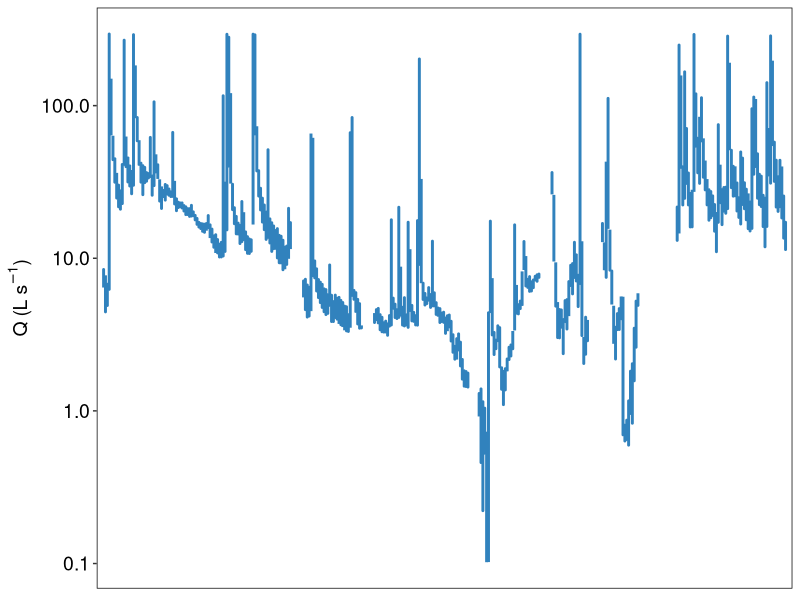
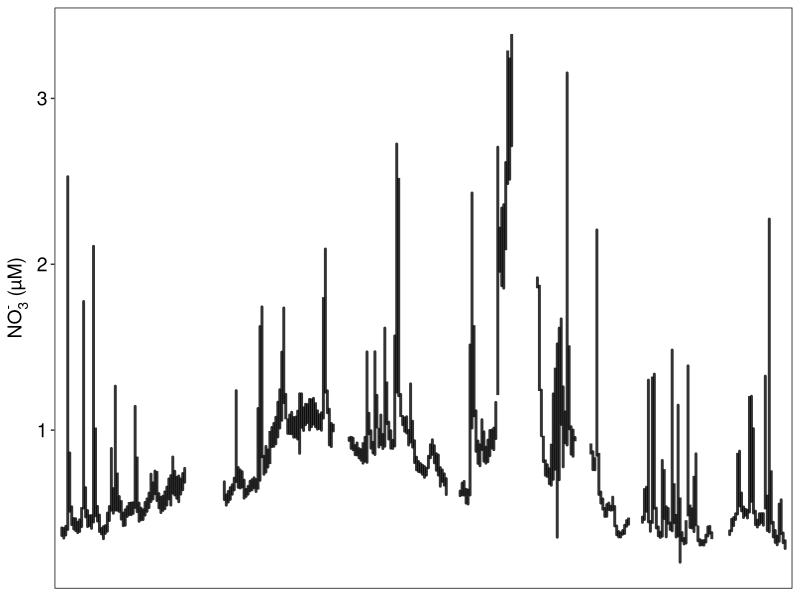
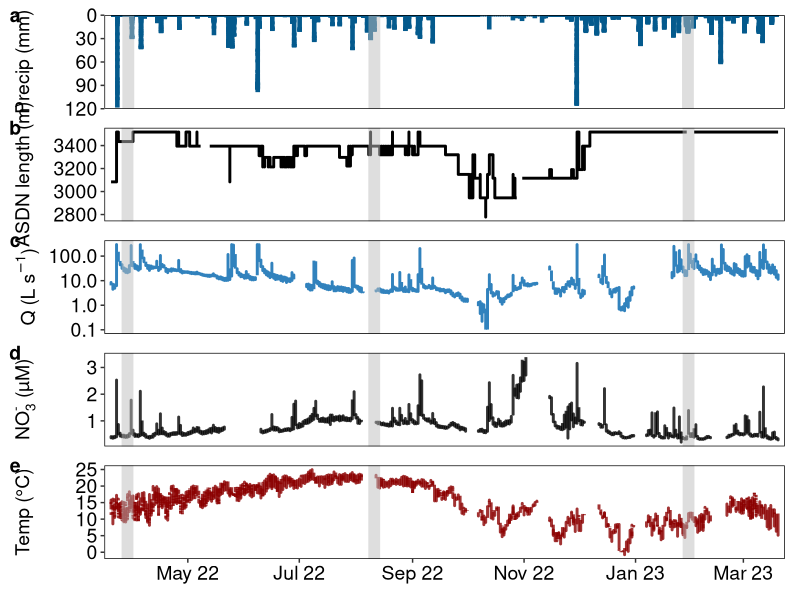

These figures' R source, in order: (Note: this script raises an error after producing the figures.)
#~~~~~~~~~~~~~~~~~~~~~~~~~~~~~~~~~~~~~~~~~~~~~~~~~~~~~~~~~~~~~~~~~~~~~~~~~~~~~~~
##Coder: Kaci Zarek
##Goal: Make figs of time series data
#~~~~~~~~~~~~~~~~~~~~~~~~~~~~~~~~~~~~~~~~~~~~~~~~~~~~~~~~~~~~~~~~~~~~~~~~~~~~~~~
remove(list = ls())

#load packages
library(tidyverse)
library(lubridate)
library(patchwork)


#Import timeseries dataset 
df <- read_csv("01_tidydata/ds01.csv",
  col_types = cols(grabNO3_uM = col_double()))

#~~~~~~~~~~~~~~~~~~~~~~~~~~~~~~~~~~~~~~~~~~~~~~~~~~~~~~~~~~~~~~~~~~~~~~~~~~~~~~~~
#2.0 -- hydrograph -- highest recorded Q was 126 L/s
q <- df %>% 
  filter(Q_Ls >= 0.1) %>% 
  filter(datetime_UTC >= "2022-03-20 00:00:00" & datetime_UTC <= "2023-03-20 17:15:00")

#Continuous Q
continuousQ <- ggplot(q, aes(x = as.Date(datetime_UTC), y = Q_Ls)) +
  geom_line(aes(group = as.Date(datetime_UTC)), lwd = 1,color = "#3182bd") +
  scale_y_continuous(trans = "log10", labels = scales::comma) +
  labs(y = expression("Q (L s"^-1*")"), 
       x= "Date") +
  theme_bw() +
  theme(panel.background = element_rect(fill = "transparent"),
        panel.border = element_rect(color = "black"),
        panel.grid.major = element_blank(),
        panel.grid.minor = element_blank()) +
  theme(plot.title = element_blank(),
        axis.title.y = element_text(size = 14),
        axis.title.x = element_blank(),
        axis.text.x = element_blank(),
        axis.ticks.x = element_blank(),
        axis.text.y = element_text(color = "black", size = 14)) +
  #display each month
  scale_x_date(expand = c(0.01,0.01), breaks = "2 months", date_labels = "%b %y") 
plot(continuousQ)
#~~~~~~~~~~~~~~~~~~~~~~~~~~~~~~~~~~~~~~~~~~~~~~~~~~~~~~~~~~~~~~~~~~~~~~~~~~~~~~~~
#2.1 -- NO3 timeseries fig 
conc <- df %>% filter(NO3_uM >= 0) 
conc1 <- conc %>% 
  filter(NO3_uM <= 4)

##Continuous NO3
continuousN <- ggplot(conc1, aes(x = as.Date(datetime_UTC), y = NO3_uM)) +
  geom_line(aes(group = as.Date(datetime_UTC)), lwd = 1, alpha = 0.8) +
  #geom_point(aes(y = grabNO3_uM), color = "red", size = 2, alpha = 0.8, shape = 19)+
  labs(y = expression("NO"[3]^{"-"}~"(µM)"), 
       x= "Date") +
  theme_bw() +
  theme(panel.background = element_rect(fill = "transparent"),
        panel.border = element_rect(color = "black"),
        panel.grid.major = element_blank(),
        panel.grid.minor = element_blank()) +
  theme(plot.title = element_blank(),
        axis.title.y = element_text(size = 14),
        axis.title.x = element_blank(),
        axis.text.y = element_text(color = "black", size = 14),
        axis.text.x = element_blank(),
        axis.ticks.x = element_blank()) +
  #display each month
  scale_x_date(expand = c(0.01,0.01), breaks = "2 months", date_labels = "%b %y") 
print(continuousN)
#~~~~~~~~~~~~~~~~~~~~~~~~~~~~~~~~~~~~~~~~~~~~~~~~~~~~~~~~~~~~~~~~~~~~~~~~~~~~~~~
#2.2 -- Temp timeseries fig ---

continuoustemp <- ggplot(df, aes(x = as.Date(datetime_UTC), y = temp_c)) +
  geom_line(aes(group = as.Date(datetime_UTC)),lwd = 1, alpha = 0.8, color = "darkred") +
  #geom_point(color = "darkred", size = 1, alpha = 0.8, shape = 19) +
  #geom_point(aes(y = grabNO3_uM), color = "red", size = 2, alpha = 0.8, shape = 19)+
  labs(y = expression("Temp (°C)"), 
       x= "Date") +
  theme_bw() +
  theme(panel.background = element_rect(fill = "transparent"),
        panel.border = element_rect(color = "black"),
        panel.grid.major = element_blank(),
        panel.grid.minor = element_blank()) +
  theme(plot.title = element_blank(),
        axis.title.y = element_text(size = 14),
        axis.title.x = element_blank(),
        axis.text = element_text(color = "black", size = 14)) +
  #display each month
  scale_x_date(expand = c(0.01,0.01), breaks = "2 months", date_labels = "%b %y")

#~~~~~~~~~~~~~~~~~~~~~~~~~~~~~~~~~~~~~~~~~~~~~~~~~~~~~~~~~~~~~~~~~~~~~~~~~~~~~~~
#2.3 -- hyetograph ----

continuousPrecip <- ggplot(df) +
  geom_col(aes(x = as.Date(datetime_UTC), y = rainfall_mm),  
           color = "#045a8d",
           linewidth = 1) +
  scale_y_reverse(position = "left",
                  expand=c(0,0), limits = c(120,0)) +
  labs(y = "Precip (mm)", 
       x= "Date") +
  theme_bw() +
  theme(panel.background = element_rect(fill = "transparent"),
        panel.border = element_rect(color = "black"),
        panel.grid.major = element_blank(),
        panel.grid.minor = element_blank()) +
  theme(plot.title = element_text(hjust = 0.5),
        axis.title.y = element_text(size = 14),
        axis.title.x = element_blank(), 
        axis.text.y = element_text(color = "black", size = 14),
        axis.text.x = element_blank(),
        axis.ticks.x = element_blank()) +
  #display each month
  scale_x_date(date_labels="%b",date_breaks  ="2 month",
               expand = c(0.01,0.01))

#~~~~~~~~~~~~~~~~~~~~~~~~~~~~~~~~~~~~~~~~~~~~~~~~~~~~~~~~~~~~~~~~~~~~~~~~~~~~~~~
#2.4 -- ASDN timeseries fig ---

asdn <- ggplot(df) +
  geom_line(aes(x = as.Date(datetime_UTC), y = asdn_perm),  
            color = "black",
            linewidth = 1) +
  labs(y = "ASDN length (m)", 
       x= "Date") +
  theme_bw() +
  theme(panel.background = element_rect(fill = "transparent"),
        panel.border = element_rect(color = "black"),
        panel.grid.major = element_blank(),
        panel.grid.minor = element_blank()) +
  theme(plot.title = element_text(hjust = 0.5),
        axis.title.y = element_text(size = 14),
        axis.title.x = element_blank(), 
        axis.text.y = element_text(color = "black", size = 14),
        axis.text.x = element_blank(),
        axis.ticks.x = element_blank()) +
  #display each month
  scale_x_date(date_labels="%b",date_breaks  ="2 month",
               expand = c(0.01,0.01))

#Highlight when sampling was done on hydrograph at least 
p1 <- continuousPrecip + geom_vline(xintercept = as.numeric(as.Date(c("2022-03-29", "2022-08-11",
                                                                      "2023-01-30"))),
                                    alpha = 0.5, lwd = 4, 
                                    color = "grey")
p2 <- asdn + geom_vline(xintercept = as.numeric(as.Date(c("2022-03-29", "2022-08-11",
                                                          "2023-01-30"))),
                        alpha = 0.5, lwd = 4, 
                        color = "grey")
p3 <- continuousQ + geom_vline(xintercept = as.numeric(as.Date(c("2022-03-29", "2022-08-11",
                                                                 "2023-01-30"))),
                               alpha = 0.5, lwd = 4, 
                               color = "grey")
p4 <- continuousN + geom_vline(xintercept = as.numeric(as.Date(c("2022-03-29", "2022-08-11",
                                                                 "2023-01-30"))),
                               alpha = 0.5, lwd = 4, 
                               color = "grey")

p5 <- continuoustemp + geom_vline(xintercept = as.numeric(as.Date(c("2022-03-29", "2022-08-11",
                                                                    "2023-01-30"))),
                                  alpha = 0.5, lwd = 4, 
                                  color = "grey")

fig <- p1/p2/p3/p4/p5
fig <- fig + plot_annotation(tag_levels = 'a') & 
  theme(plot.tag = element_text(face = "bold", size = 14), plot.tag.position = c(0, 1))
print(fig)

#Save patchworked time series plot 
ggsave("FigureS3_timeseries.png", fig, width = 6, 
       height = 8, units = "in",
       path = "03_plots",
       dpi = 300)

#~~~~~~~~~~~~~~~~~~~~~~~~~~~~~~~~~~~~~~~~~~~~~~~~~~~~~~~~~~~~~~~~~~~~~~~~~~~~~~~
#---Full record of study hydrograph from Mar 22 to Nov 23---
#~~~~~~~~~~~~~~~~~~~~~~~~~~~~~~~~~~~~~~~~~~~~~~~~~~~~~~~~~~~~~~~~~~~~~~~~~~~~~~~
#Create hydrograph w/ full Q record of study  
q <- read_csv("01_tidydata/ds03.csv")

#Filter for specific time frame
q2 <- q %>% 
  filter(Q_Ls >= 0.1) %>% 
  filter(datetime_UTC >= "2022-03-20 00:00:00" & datetime_UTC <= "2023-11-27 18:45:00")

#Plot full record of Q data 
p1 <- ggplot(q2, aes(x = as.Date(datetime_UTC), y = Q_Ls)) +
  geom_line(aes(group = as.Date(datetime_UTC)), lwd = 1,color = "#3182bd") +
  scale_y_continuous(trans = "log10", labels = scales::comma) +
  labs(y = expression("Q (L s"^-1*")"), 
       x= "Date") +
  theme_bw() +
  theme(panel.background = element_rect(fill = "transparent"),
        panel.border = element_rect(color = "black"),
        panel.grid.major = element_blank(),
        panel.grid.minor = element_blank()) +
  theme(plot.title = element_blank(),
        axis.title.y = element_text(size = 16),
        axis.title.x = element_blank(),
        axis.text.x = element_blank(),
        axis.ticks.x = element_blank(),
        axis.text.y = element_text(color = "black", size = 14)) +
  scale_x_date(expand = c(0.01,0.01))

#Add sampling campaigns onto the hydrograph
p1 <- p1 + geom_vline(xintercept = as.numeric(as.Date(c("2022-03-29", "2022-08-11",
                                                        "2023-01-30", 
                                                        "2023-05-16", 
                                                        "2023-08-07",
                                                        "2023-11-27"))),
                      alpha = 0.5, lwd = 4, 
                      color = "grey")
print(p1)

#Create hydrograph w/ full Q record of study  
asdn <- read_csv("01_tidydata/ds03.csv")
ASDN <- asdn %>% 
  filter(datetime_UTC >= "2022-03-20 00:00:00" & datetime_UTC <= "2023-11-27 18:45:00")

p2 <- ggplot(ASDN, aes(x = as.Date(datetime_UTC), y = asdn_perm)) +
  geom_line(aes(x = as.Date(datetime_UTC), y = asdn_perm),  
            color = "black",
            linewidth = 1) +
  scale_y_continuous(trans = "log10", labels = scales::comma) +
  labs(y = "ASDN length (m)", 
       x= "Date") +
  theme_bw() +
  theme(panel.background = element_rect(fill = "transparent"),
        panel.border = element_rect(color = "black"),
        panel.grid.major = element_blank(),
        panel.grid.minor = element_blank()) +
  theme(plot.title = element_blank(),
        axis.title.y = element_text(size = 16),
        axis.title.x = element_blank(),
        axis.text = element_text(color = "black", size = 14)) +
  #display each month
  scale_x_date(expand = c(0.01,0.01), breaks = as.Date(c("2022-03-20", "2022-07-01",
                                                         "2022-11-01", 
                                                         "2023-03-01", 
                                                         "2023-07-01",
                                                         "2023-11-01")), date_labels = "%b %y") 

#Add sampling campaigns onto the hydrograph
p2 <- p2 + geom_vline(xintercept = as.numeric(as.Date(c("2022-03-29", "2022-08-11",
                                                        "2023-01-30", 
                                                        "2023-05-16", 
                                                        "2023-08-07",
                                                        "2023-11-27"))),
                      alpha = 0.5, lwd = 4, 
                      color = "grey")
print(p2)

#Patchwork ASDN and hydrograph 
fig <- (p1 / p2)

#Save ASDN and hydrograph together
ggsave("hydrograph_asdn_fullrecord.png", fig, width = 8, 
       height = 5, units = "in",
       path = "03_plots", dpi = 300)
